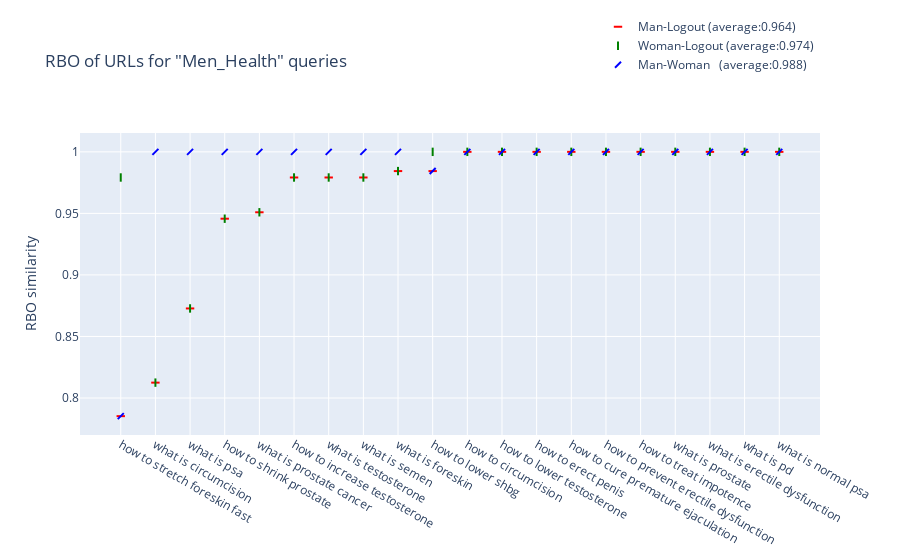

Write notebook code for a chart like this one.
### Code cell
Plot(data=[all_queries, res_man, res_woman, res_man_woman, average, 'URLs'],
     metrics='RBO',
     category="Men_Health")

### Figure 1 — Plotly figure (JSON) as saved in the notebook; plotly's stock layout.template omitted (floating-point values rounded to 4 significant figures)
{"data": [{"marker": {"color": "red", "line": {"color": "red", "width": 2}, "symbol": "line-ew"}, "mode": "markers", "name": "Man-Logout (average:0.964)", "type": "scatter", "x": ["how to stretch foreskin fast", "what is circumcision", "what is psa", "how to shrink prostate", "what is prostate cancer", "how to increase testosterone", "what is testosterone", "what is semen", "what is foreskin", "how to lower shbg", "how to circumcision", "how to lower testosterone", "how to erect penis", "how to cure premature ejaculation", "how to prevent erectile dysfunction", "how to treat impotence", "what is prostate", "what is erectile dysfunction", "what is pd", "what is normal psa"], "y": [0.7853, 0.8125, 0.8728, 0.9457, 0.9509, 0.9792, 0.9792, 0.9792, 0.9844, 0.9844, 1, 1, 1, 1, 1, 1, 1, 1, 1, 1]}, {"marker": {"color": "green", "line": {"color": "green", "width": 2}, "symbol": "line-ns"}, "mode": "markers", "name": "Woman-Logout (average:0.974)", "type": "scatter", "x": ["how to stretch foreskin fast", "what is circumcision", "what is psa", "how to shrink prostate", "what is prostate cancer", "how to increase testosterone", "what is testosterone", "what is semen", "what is foreskin", "how to lower shbg", "how to circumcision", "how to lower testosterone", "how to erect penis", "how to cure premature ejaculation", "how to prevent erectile dysfunction", "how to treat impotence", "what is prostate", "what is erectile dysfunction", "what is pd", "what is normal psa"], "y": [0.9792, 0.8125, 0.8728, 0.9457, 0.9509, 0.9792, 0.9792, 0.9792, 0.9844, 1, 1, 1, 1, 1, 1, 1, 1, 1, 1, 1]}, {"marker": {"color": "blue", "line": {"color": "blue", "width": 2}, "symbol": "line-ne"}, "mode": "markers", "name": "Man-Woman   (average:0.988)", "type": "scatter", "x": ["how to stretch foreskin fast", "what is circumcision", "what is psa", "how to shrink prostate", "what is prostate cancer", "how to increase testosterone", "what is testosterone", "what is semen", "what is foreskin", "how to lower shbg", "how to circumcision", "how to lower testosterone", "how to erect penis", "how to cure premature ejaculation", "how to prevent erectile dysfunction", "how to treat impotence", "what is prostate", "what is erectile dysfunction", "what is pd", "what is normal psa"], "y": [0.7853, 1, 1, 1, 1, 1, 1, 1, 1, 0.9844, 1, 1, 1, 1, 1, 1, 1, 1, 1, 1]}], "layout": {"autosize": true, "legend": {"x": 0.7, "y": 1.4}, "title": {"text": "RBO of URLs for \"Men_Health\" queries"}, "xaxis": {"autorange": true, "range": [-1.179, 20.18], "type": "category"}, "yaxis": {"autorange": true, "range": [0.7686, 1.017], "title": {"text": "RBO similarity"}, "type": "linear"}}}
